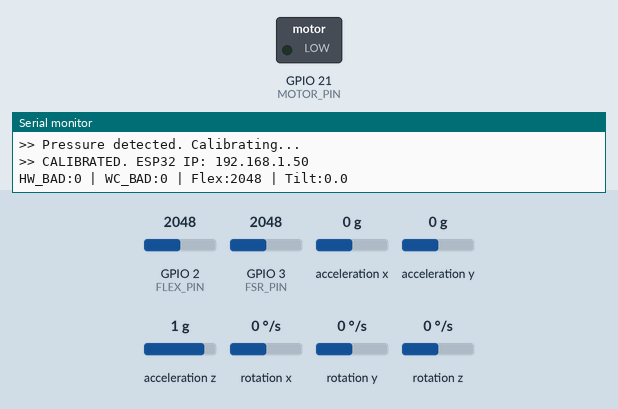
The sketch below on a simulated Seeed XIAO ESP32-C3. Parts: switched loads named in the sketch (green lamp = pin HIGH), the last lines printed to the serial monitor. Inputs (shaded band) come from the test bench; at power-on: acceleration x 0 g, GPIO 2 (FLEX_PIN) = 2048, GPIO 3 (FSR_PIN) = 2048, acceleration y 0 g, acceleration z 1 g, rotation x 0 °/s, rotation y 0 °/s, rotation z 0 °/s (analog values on the 0–4095 scale). WiFi joins after 1.5 s; servers stay silent unless stated.

Above: at 5.7 s.
5.8 s: acceleration x set to -0.4 g
At 6.4 s:
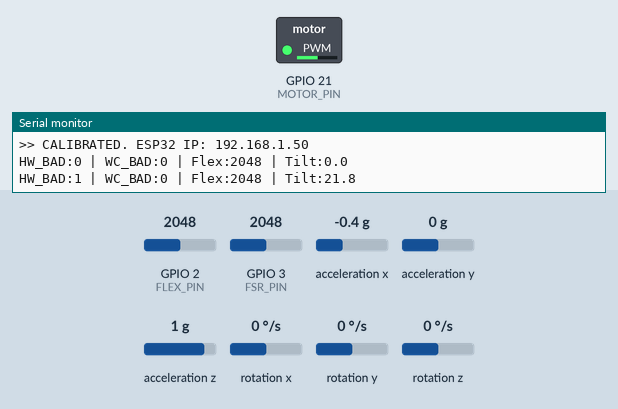
7.3 s: GPIO 2 (FLEX_PIN) set to 2866
At 8.1 s:
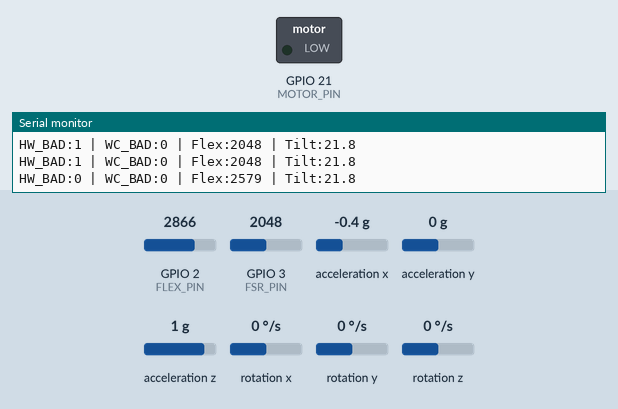
9.0 s: GPIO 3 (FSR_PIN) set to 315
10.5 s: GPIO 3 (FSR_PIN) set to 277
Timing chart, 0 to 13.5 s (numbered marks = the images above; inputs shaded):
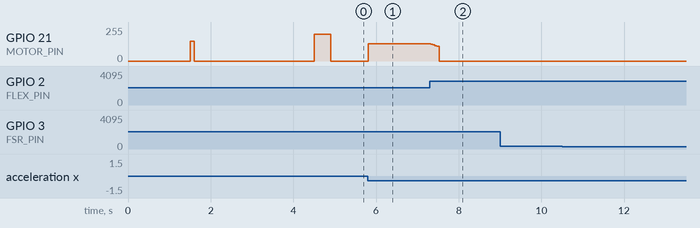

Measured:
- the behaviour switches between -0.2 and -0.3 g on acceleration x (found by bisection; images 0 and 1)
- after the input at 5.8 s, GPIO 21 (MOTOR_PIN): 0/255 → 130/255 at once
- after the input at 7.3 s, GPIO 21 (MOTOR_PIN): 130/255 → 0/255 at once

The sketch:

posture_monitor.ino
```cpp
/*
 * ============================================================
 * Smart Posture Correction System — ESP32-C3 Firmware
 * ============================================================
 * Hardware: Seeed XIAO ESP32-C3
 * Sensors : Flex Sensor (GPIO 2), FSR 402 (GPIO 3), MPU6050 IMU (I2C)
 * Output  : Vibration Motor via LEDC PWM (GPIO 21)
 * Protocol: WiFi UDP listener — receives '1' (bad) / '0' (good)
 *           from Python computer vision host
 *
 * Industry Award Winner — 9th EE Capstone Showcase (EECS 2026)
 * Universiti Teknologi Malaysia
 * ============================================================
 */

#include <Wire.h>
#include <MPU6050.h>
#include <math.h>
#include <WiFi.h>
#include <WiFiUdp.h>

MPU6050 mpu;

// ===============================
// WIFI SETTINGS  ← Fill these in
// ===============================
const char* STASSID = "YOUR_WIFI_NAME";     // <--- ENTER YOUR WIFI SSID
const char* STAPSK  = "YOUR_WIFI_PASSWORD"; // <--- ENTER YOUR WIFI PASSWORD
unsigned int localPort = 4210;              // UDP port (must match Python script)

WiFiUDP udp;
char packetBuffer[255];

// ===============================
// PIN DEFINITIONS (XIAO ESP32-C3)
// ===============================
const int FLEX_PIN  = 2;   // ADC1 — Safe with WiFi active
const int FSR_PIN   = 3;   // ADC1 — Safe with WiFi active
const int MOTOR_PIN = 21;  // D10 — Vibration motor (via S8050 BJT driver)
const int SDA_PIN   = 6;   // D4
const int SCL_PIN   = 7;   // D5

// ===============================
// TUNING PARAMETERS
// ===============================
const int   FSR_THRESHOLD  = 300;   // Min ADC reading = wearable is worn
const int   FLEX_BAD       = 2300;  // Flex sensor threshold for slouch detection
const int   HYSTERESIS     = 50;    // Debounce band around FLEX_BAD
const float IMU_TOLERANCE  = 15.0;  // Max allowable tilt deviation (degrees)
const int   MOTOR_MAX_PWM  = 200;   // Max vibration intensity (0-255)

// ===============================
// VARIABLES
// ===============================
const int FLEX_SAMPLES = 20;
int flexBuf[FLEX_SAMPLES];
int flexIndex = 0;

float uprightAngle  = 0;
bool  isSystemActive = false;
bool  calibrating    = false;

unsigned long lastRead       = 0;
unsigned long fsrTriggerTime = 0;
unsigned long removalTimer   = 0;

// Webcam / computer vision state
bool  webcamBad      = false;
unsigned long lastWebcamCmd = 0;

// ============================================================
// SETUP
// ============================================================
void setup() {
  Serial.begin(115200);

  // Hardware init
  analogReadResolution(12);
  analogSetAttenuation(ADC_11db);
  pinMode(FLEX_PIN, INPUT);
  pinMode(FSR_PIN,  INPUT);
  ledcAttach(MOTOR_PIN, 200, 8);   // 200 Hz PWM, 8-bit resolution
  Wire.begin(SDA_PIN, SCL_PIN);
  mpu.initialize();

  // Flex buffer init
  int initVal = analogRead(FLEX_PIN);
  for (int i = 0; i < FLEX_SAMPLES; i++) flexBuf[i] = initVal;

  // WiFi connect
  Serial.print("Connecting to WiFi");
  WiFi.begin(STASSID, STAPSK);
  while (WiFi.status() != WL_CONNECTED) {
    Serial.print(".");
    delay(500);
  }
  Serial.println("\nWiFi connected!");
  Serial.print("IP Address: ");
  Serial.println(WiFi.localIP()); // <--- Copy this IP into the Python script

  // Start UDP listener
  udp.begin(localPort);
  Serial.println("--- System Ready. Waiting for wearable... ---");
}

// ============================================================
// HELPERS
// ============================================================

// 20-sample moving average for flex sensor (reduces noise)
int readFlexSmooth() {
  flexBuf[flexIndex] = analogRead(FLEX_PIN);
  flexIndex = (flexIndex + 1) % FLEX_SAMPLES;
  long sum = 0;
  for (int i = 0; i < FLEX_SAMPLES; i++) sum += flexBuf[i];
  return sum / FLEX_SAMPLES;
}

// Returns absolute tilt angle from MPU6050 accelerometer
float readBackAngle() {
  int16_t ax, ay, az;
  mpu.getAcceleration(&ax, &ay, &az);
  float angle = atan2(ax, az) * 180.0 / M_PI;
  return abs(angle);
}

// ============================================================
// MAIN LOOP
// ============================================================
void loop() {
  unsigned long now = millis();

  // ── 1. READ UDP FROM PYTHON COMPUTER VISION HOST ─────────
  int packetSize = udp.parsePacket();
  if (packetSize) {
    int len = udp.read(packetBuffer, 255);
    if (len > 0) packetBuffer[len] = 0;
    char cmd = packetBuffer[0];
    if (cmd == '1') {
      webcamBad    = true;
      lastWebcamCmd = now;
    } else {
      webcamBad = false;
    }
  }
  // Safety timeout: if Python host stops sending, clear bad flag after 2s
  if (webcamBad && (now - lastWebcamCmd > 2000)) webcamBad = false;

  // ── 2. FSR DEBOUNCE (prevents false removal on brief shifts) ─
  int fsrValue = analogRead(FSR_PIN);
  if (fsrValue < FSR_THRESHOLD) {
    if (removalTimer == 0) removalTimer = now;
    if (now - removalTimer > 2000) {
      if (isSystemActive) {
        Serial.println(">> Device Removed. Resetting...");
        isSystemActive = false;
        ledcWrite(MOTOR_PIN, 0);
      }
      removalTimer = 0;
      return;
    }
  } else {
    removalTimer = 0;
  }

  // ── 3. CALIBRATION STATE ─────────────────────────────────
  // On first sit-down: 3-second settle → record upright angle
  if (fsrValue >= FSR_THRESHOLD && !isSystemActive) {
    if (!calibrating) {
      Serial.println(">> Pressure detected. Calibrating...");
      calibrating    = true;
      fsrTriggerTime = now;
      ledcWrite(MOTOR_PIN, 150); delay(100); ledcWrite(MOTOR_PIN, 0); // Feedback buzz
    }
    if (now - fsrTriggerTime > 3000) {
      uprightAngle   = readBackAngle();
      isSystemActive = true;
      calibrating    = false;
      Serial.print(">> CALIBRATED. ESP32 IP: ");
      Serial.println(WiFi.localIP());
      ledcWrite(MOTOR_PIN, 200); delay(400); ledcWrite(MOTOR_PIN, 0); // Ready buzz
    }
    return;
  }

  // ── 4. ACTIVE POSTURE MONITORING (50 ms loop) ─────────────
  if (isSystemActive && (now - lastRead >= 50)) {
    lastRead = now;

    int   flexValue  = readFlexSmooth();
    float angleDiff  = abs(readBackAngle() - uprightAngle);

    // Hardware trigger: BOTH flex AND IMU must exceed thresholds
    bool hardwareBad = (flexValue < (FLEX_BAD - HYSTERESIS)) && (angleDiff > IMU_TOLERANCE);

    // ── 5. MERGED TRIGGER: hardware sensors OR computer vision ──
    int motorPWM = 0;
    if (hardwareBad || webcamBad) {
      // Variable intensity based on how far flex has deviated
      motorPWM = hardwareBad
        ? map(flexValue, FLEX_BAD, 1500, 100, MOTOR_MAX_PWM)
        : 150; // Webcam-only detection: fixed medium buzz
      motorPWM = constrain(motorPWM, 0, MOTOR_MAX_PWM);
    }

    ledcWrite(MOTOR_PIN, motorPWM);

    // Debug print every ~1 s
    static unsigned long lastPrint = 0;
    if (now - lastPrint > 1000) {
      lastPrint = now;
      Serial.print("HW_BAD:"); Serial.print(hardwareBad);
      Serial.print(" | WC_BAD:"); Serial.print(webcamBad);
      Serial.print(" | Flex:"); Serial.print(flexValue);
      Serial.print(" | Tilt:"); Serial.println(angleDiff, 1);
    }
  }
}
```
